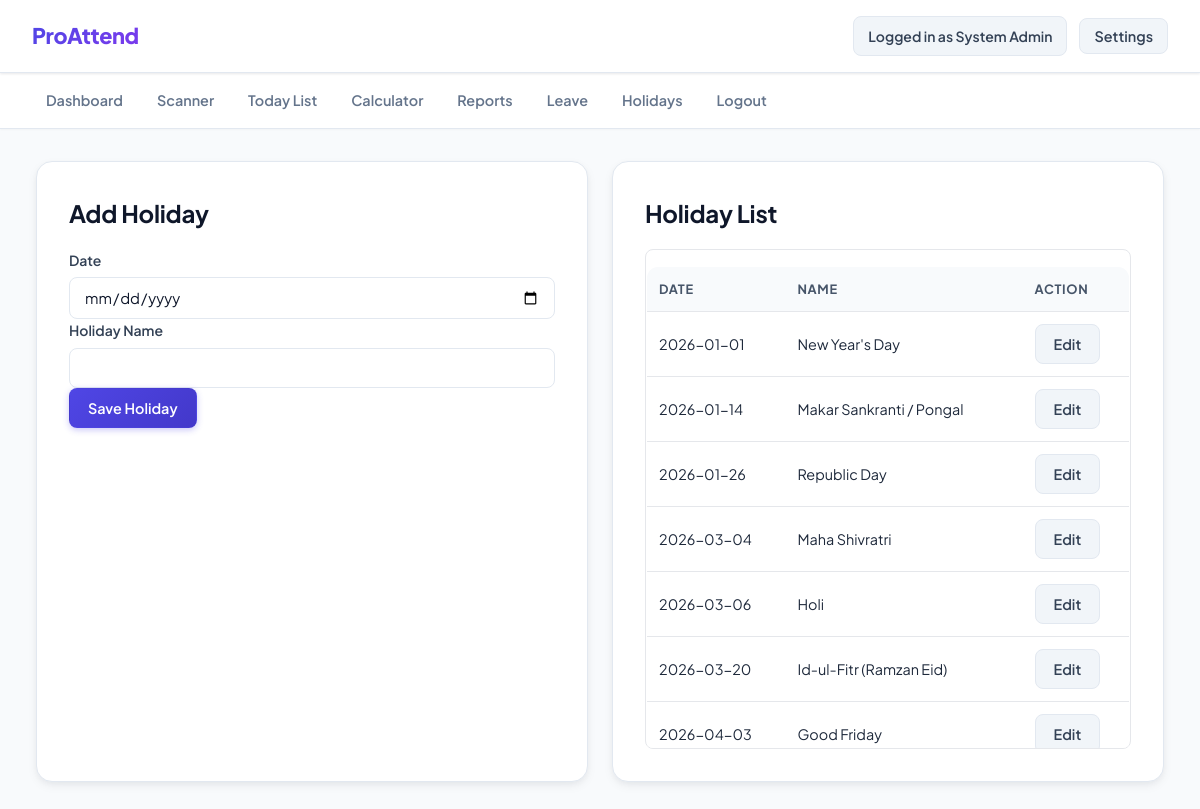
The app's page /holidays (signed in) with its own data.
### tables this page shows
CREATE TABLE holidays (
      id INTEGER PRIMARY KEY AUTOINCREMENT,
      holiday_date TEXT UNIQUE NOT NULL,
      name TEXT NOT NULL,
      created_at TIMESTAMP DEFAULT CURRENT_TIMESTAMP
    );

### proattend.py (the view, shortened to what this page needs)
@app.route('/holidays', methods=['GET', 'POST'])
@admin_required
def holiday_management():
    holidays = query_all('SELECT * FROM holidays ORDER BY holiday_date ASC')
    return render_template('holidays.html', holidays=holidays)

### proattend.py (called while the page is built)
def get_db():
    db_path = os.getenv('DATABASE_PATH', os.path.join(os.path.dirname(__file__), 'database.db'))
    con = sqlite3.connect(db_path)
    con.row_factory = sqlite3.Row
    return con

def query_all(sql, params=None):
    con = get_db()
    cur = con.cursor()
    cur.execute(sql, params or ())
    rows = [dict(row) for row in cur.fetchall()]
    cur.close()
    con.close()
    return rows

def admin_required(f):
    @wraps(f)
    def wrapper(*args, **kwargs):
        if not session.get('admin_id'):
            return redirect(url_for('login'))
        return f(*args, **kwargs)
    return wrapper

### templates/holidays.html
{% extends 'base.html' %}
{% block content %}
<div class="grid cols-2">
  <div class="card">
    <h2>Add Holiday</h2>
    <form method="post">
      <label>Date</label>
      <input type="date" name="holiday_date" required>
      <label>Holiday Name</label>
      <input type="text" name="name" required>
      <button class="btn btn-primary" type="submit">Save Holiday</button>
    </form>
  </div>
  <div class="card">
    <h2>Holiday List</h2>
    <div style="max-height: 500px; overflow-y: auto; border: 1px solid #e5e7eb; border-radius: 8px;">
      <table style="width: 100%; border-collapse: collapse;">
        <thead style="position: sticky; top: 0; background: #fafafa;">
          <tr>
            <th style="padding: 12px; border-bottom: 1px solid #e5e7eb; text-align: left;">Date</th>
            <th style="padding: 12px; border-bottom: 1px solid #e5e7eb; text-align: left;">Name</th>
            <th style="padding: 12px; border-bottom: 1px solid #e5e7eb; text-align: left;">Action</th>
          </tr>
        </thead>
        <tbody>
          {% for h in holidays %}
          <tr>
            <td style="padding: 12px; border-bottom: 1px solid #e5e7eb;">{{ h['holiday_date'] }}</td>
            <td style="padding: 12px; border-bottom: 1px solid #e5e7eb;">{{ h['name'] }}</td>
            <td style="padding: 12px; border-bottom: 1px solid #e5e7eb;">
              <a href="{{ url_for('edit_holiday', holiday_id=h['id']) }}" class="btn btn-secondary">Edit</a>
            </td>
          </tr>
          {% else %}
          <tr>
            <td colspan="3" style="padding: 12px; text-align: center; color: #999;">No holidays found. Add one to get started!</td>
          </tr>
          {% endfor %}
        </tbody>
      </table>
    </div>
  </div>
</div>
{% endblock %}

### templates/base.html (shortened to what this page needs)
<!DOCTYPE html>
<html lang="en">
<head>
  <link rel="stylesheet" href="{{ url_for('static', filename='style.css') }}">
</head>
<body>
  <header class="topbar">
    <div class="topbar-logo">
      <div class="text-logo">ProAttend</div>
    </div>
    <div class="topbar-actions">
      {% if session.get('admin_id') %}
      <span>Logged in as {{ session.get('admin_name') }}</span>
      <a href="{{ url_for('settings') }}" class="btn btn-secondary topbar-btn">Settings</a>
      {% elif session.get('employee_id') %}
      <span>Logged in as {{ session.get('employee_name') }}</span>
      {% endif %}
    </div>
  </header>
  {% if session.get('admin_id') %}
  <nav class="nav">
    <a href="{{ url_for('dashboard') }}">Dashboard</a>
    <a href="{{ url_for('scanner_page') }}">Scanner</a>
    <a href="{{ url_for('today_list') }}">Today List</a>
    <a href="{{ url_for('attendance_calculator') }}">Calculator</a>
    <a href="{{ url_for('reports') }}">Reports</a>
    <a href="{{ url_for('leave_management') }}">Leave</a>
    <a href="{{ url_for('holiday_management') }}">Holidays</a>
    <a href="{{ url_for('logout') }}">Logout</a>
  </nav>
  {% elif session.get('employee_id') %}
  <nav class="nav">
    <a href="{{ url_for('employee_dashboard') }}">My Attendance</a>
    <a href="{{ url_for('employee_logout') }}">Logout</a>
  </nav>
  {% endif %}
  <main class="container">
    {% block content %}{% endblock %}
  </main>
</body>
</html>

### records on screen
holidays: holiday_date "2026-01-01", name "New Year's Day"
holidays: holiday_date "2026-01-14", name "Makar Sankranti / Pongal"
holidays: holiday_date "2026-01-26", name "Republic Day"
holidays: holiday_date "2026-03-04", name "Maha Shivratri"
holidays: holiday_date "2026-03-06", name "Holi"
holidays: holiday_date "2026-03-20", name "Id-ul-Fitr (Ramzan Eid)"
holidays: holiday_date "2026-04-03", name "Good Friday"

### other values on screen
{{ session.get('admin_name') }} "System Admin"
